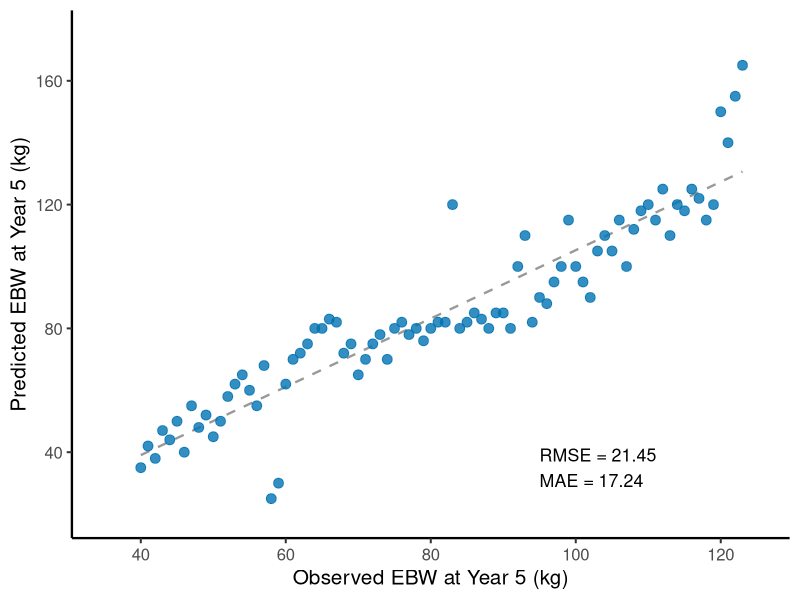

Source code (R):
library(ggplot2)
library(here)
setwd(here::here("figures/FigSx"))

df = read.csv("data_predicted_vs_observed_rmse.csv")

p = ggplot(df, aes(x = observed, y = predicted)) +
  geom_smooth(method = "lm", se = FALSE,
              color = "gray60", linetype = "dashed", linewidth = 0.8) +
  geom_point(size = 3, alpha = 0.8, color = "#0072B2") +
  annotate("text", x = 95, y = 35,
           label = "RMSE = 21.45\nMAE = 17.24",
           size = 4.5, hjust = 0) +
  scale_x_continuous(limits = c(35, 125), breaks = c(40, 60, 80, 100, 120)) +
  scale_y_continuous(limits = c(20, 175), breaks = c(40, 80, 120, 160)) +
  labs(
    x = "Observed EBW at Year 5 (kg)",
    y = "Predicted EBW at Year 5 (kg)"
  ) +
  theme_classic(base_size = 15) +
  theme(axis.line = element_line(linewidth = 0.8))

ggsave("figsx_predicted_vs_observed_rmse.png", p, width = 5, height = 4, dpi = 800, bg = "white")
